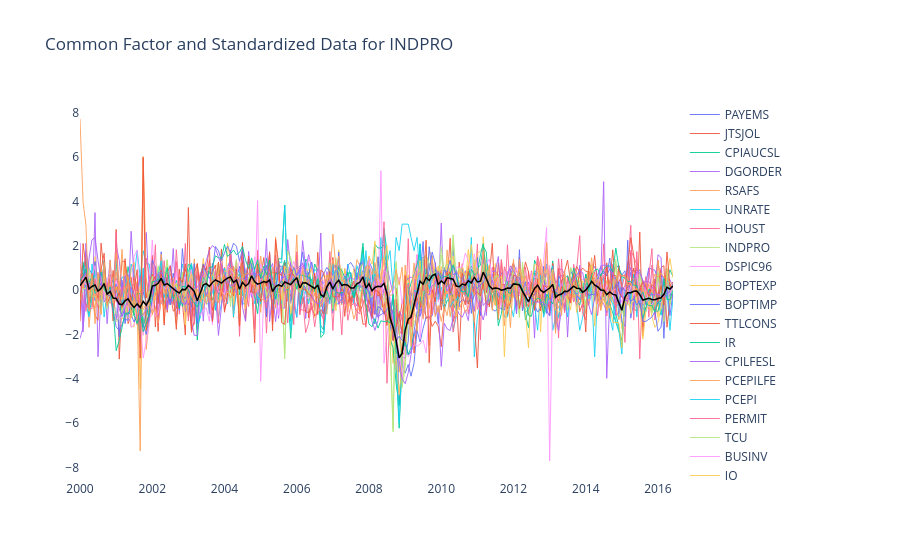

The cell this chart's notebook holds for it:
### Code cell
# -------------------------------------------------Plot common factor and standardized data
fig_common = plot_common(ResObject, Time, series_id="INDPRO", show=False)
fig_common.show()

### Figure 1 — Plotly figure (JSON) as saved in the notebook; plotly's stock layout.template omitted (floating-point values rounded to 4 significant figures; data arrays with more than 128 entries replaced by an {"elided": "..."} marker saying what was removed)
{"data": [{"line": {"width": 0.9}, "mode": "lines", "name": "PAYEMS", "type": "scatter", "x": {"elided": "198 str values"}, "y": {"elided": "198 float values"}}, {"line": {"width": 0.9}, "mode": "lines", "name": "JTSJOL", "type": "scatter", "x": {"elided": "198 str values"}, "y": {"elided": "198 float values"}}, {"line": {"width": 0.9}, "mode": "lines", "name": "CPIAUCSL", "type": "scatter", "x": {"elided": "198 str values"}, "y": {"elided": "198 float values"}}, {"line": {"width": 0.9}, "mode": "lines", "name": "DGORDER", "type": "scatter", "x": {"elided": "198 str values"}, "y": {"elided": "198 float values"}}, {"line": {"width": 0.9}, "mode": "lines", "name": "RSAFS", "type": "scatter", "x": {"elided": "198 str values"}, "y": {"elided": "198 float values"}}, {"line": {"width": 0.9}, "mode": "lines", "name": "UNRATE", "type": "scatter", "x": {"elided": "198 str values"}, "y": {"elided": "198 float values"}}, {"line": {"width": 0.9}, "mode": "lines", "name": "HOUST", "type": "scatter", "x": {"elided": "198 str values"}, "y": {"elided": "198 float values"}}, {"line": {"width": 0.9}, "mode": "lines", "name": "INDPRO", "type": "scatter", "x": {"elided": "198 str values"}, "y": {"elided": "198 float values"}}, {"line": {"width": 0.9}, "mode": "lines", "name": "DSPIC96", "type": "scatter", "x": {"elided": "198 str values"}, "y": {"elided": "198 float values"}}, {"line": {"width": 0.9}, "mode": "lines", "name": "BOPTEXP", "type": "scatter", "x": {"elided": "198 str values"}, "y": {"elided": "198 float values"}}, {"line": {"width": 0.9}, "mode": "lines", "name": "BOPTIMP", "type": "scatter", "x": {"elided": "198 str values"}, "y": {"elided": "198 float values"}}, {"line": {"width": 0.9}, "mode": "lines", "name": "TTLCONS", "type": "scatter", "x": {"elided": "198 str values"}, "y": {"elided": "198 float values"}}, {"line": {"width": 0.9}, "mode": "lines", "name": "IR", "type": "scatter", "x": {"elided": "198 str values"}, "y": {"elided": "198 float values"}}, {"line": {"width": 0.9}, "mode": "lines", "name": "CPILFESL", "type": "scatter", "x": {"elided": "198 str values"}, "y": {"elided": "198 float values"}}, {"line": {"width": 0.9}, "mode": "lines", "name": "PCEPILFE", "type": "scatter", "x": {"elided": "198 str values"}, "y": {"elided": "198 float values"}}, {"line": {"width": 0.9}, "mode": "lines", "name": "PCEPI", "type": "scatter", "x": {"elided": "198 str values"}, "y": {"elided": "198 float values"}}, {"line": {"width": 0.9}, "mode": "lines", "name": "PERMIT", "type": "scatter", "x": {"elided": "198 str values"}, "y": {"elided": "198 float values"}}, {"line": {"width": 0.9}, "mode": "lines", "name": "TCU", "type": "scatter", "x": {"elided": "198 str values"}, "y": {"elided": "198 float values"}}, {"line": {"width": 0.9}, "mode": "lines", "name": "BUSINV", "type": "scatter", "x": {"elided": "198 str values"}, "y": {"elided": "198 float values"}}, {"line": {"width": 0.9}, "mode": "lines", "name": "IQ", "type": "scatter", "x": {"elided": "198 str values"}, "y": {"elided": "198 float values"}}, {"line": {"width": 0.9}, "mode": "lines", "name": "GACDISA066MSFRBNY", "type": "scatter", "x": {"elided": "198 str values"}, "y": {"elided": "198 float values"}}, {"line": {"width": 0.9}, "mode": "lines", "name": "PCEC96", "type": "scatter", "x": {"elided": "198 str values"}, "y": {"elided": "198 float values"}}, {"line": {"width": 0.9}, "mode": "lines", "name": "GACDFSA066MSFRBPHI", "type": "scatter", "x": {"elided": "198 str values"}, "y": {"elided": "198 float values"}}, {"line": {"width": 0.9}, "mode": "lines", "name": "GDPC1", "type": "scatter", "x": {"elided": "198 str values"}, "y": {"elided": "198 float values"}}, {"line": {"width": 0.9}, "mode": "lines", "name": "ULCNFB", "type": "scatter", "x": {"elided": "198 str values"}, "y": {"elided": "198 float values"}}, {"line": {"color": "black", "width": 1.5}, "mode": "lines", "name": "Common Factor for INDPRO", "type": "scatter", "x": {"elided": "198 str values"}, "y": {"elided": "198 float values"}}], "layout": {"plot_bgcolor": "rgba(0, 0, 0, 0)", "title": {"text": "Common Factor and Standardized Data for INDPRO"}}}
